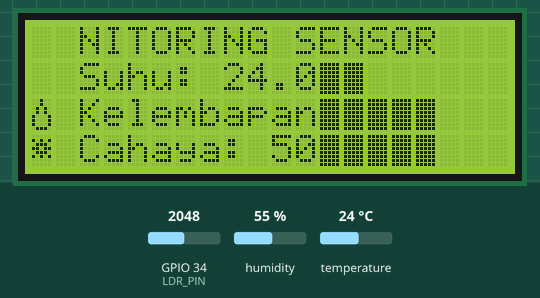
Recording of a sketch running on a simulated ESP32. Shown: 20×4 character LCD. The test bench sets the inputs (shaded band); at power-on: humidity 55 %, GPIO 34 (LDR_PIN) = 2048, temperature 24 °C. What the sketch prints to the serial monitor is not drawn.

Above: at 13.3 s.
13.4 s: humidity set to 22 %
At 15.8 s:
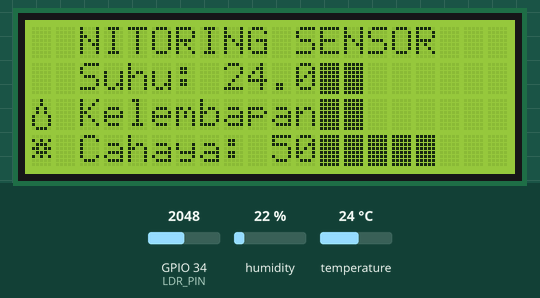
16.7 s: GPIO 34 (LDR_PIN) set to 2866
At 18.3 s:
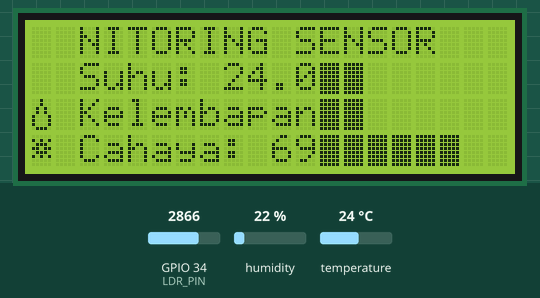
18.7 s: temperature set to 12 °C
At 21.5 s:
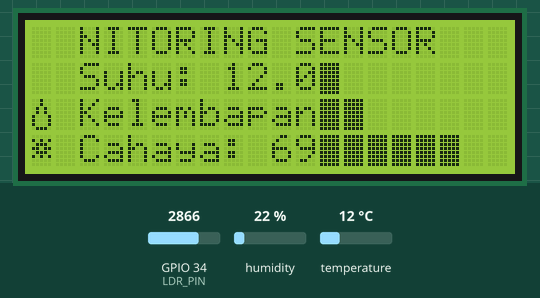
22.7 s: GPIO 34 (LDR_PIN) set to 3603
At 24.1 s:
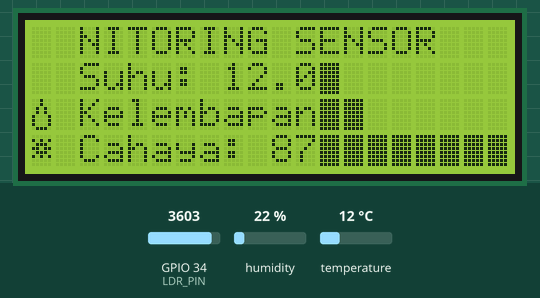
24.7 s: humidity set to 40 %
At 28.4 s:
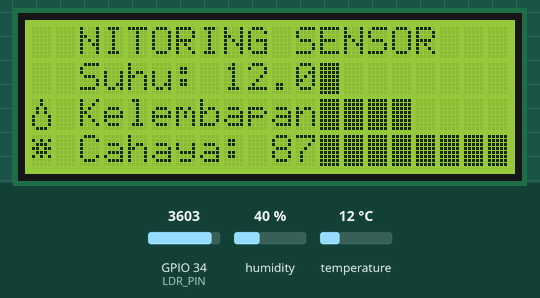
28.7 s: GPIO 34 (LDR_PIN) set to 4095
At 29.9 s:
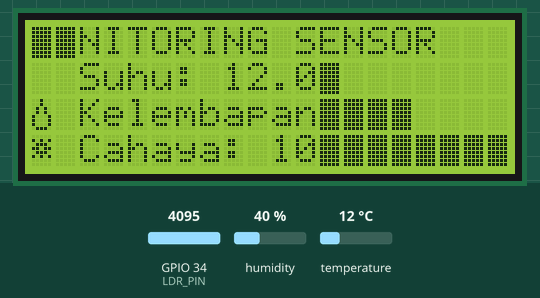
Timing chart, 0 to 31.7 s (numbered marks = the images above; inputs shaded):
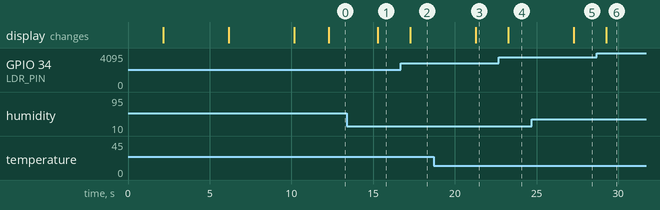

Measured:
- after the input at 13.4 s, the display: changes after 1.9 s (image 1)
- after the input at 16.7 s, the display: changes after 0.57 s (image 2)
- after the input at 18.7 s, the display: changes after 2.6 s (image 3)
- after the input at 22.7 s, the display: changes after 0.57 s (image 4)
- after the input at 24.7 s, the display: changes after 2.6 s (image 5)
- after the input at 28.7 s, the display: changes after 0.57 s (image 6)

The sketch:

sketch.ino
```cpp
#include <Wire.h>
#include <LiquidCrystal_I2C.h>
#include <DHT.h>

// Pin dan konfigurasi dasar
#define DHTPIN 4       // Pin DHT22
#define DHTTYPE DHT22
#define LDR_PIN 34
#define SDA_PIN 21     // SDA pin untuk I2C LCD
#define SCL_PIN 22     // SCL pin untuk I2C LCD

// Definisikan alamat LCD - untuk LCD 20x4
LiquidCrystal_I2C lcd(0x27, 20, 4);

// Inisialisasi DHT
DHT dht(DHTPIN, DHTTYPE);

// Waktu terakhir pembaruan
unsigned long lastUpdate = 0;
const unsigned long updateInterval = 1000;  // Perbarui setiap 1 detik

// Custom characters
byte thermometer[8] = {
  0b00100,
  0b01010,
  0b01010,
  0b01010,
  0b01110,
  0b11111,
  0b11111,
  0b01110
};

byte droplet[8] = {
  0b00100,
  0b00100,
  0b01010,
  0b01010,
  0b10001,
  0b10001,
  0b10001,
  0b01110
};

byte sunlight[8] = {
  0b00000,
  0b10101,
  0b01110,
  0b11011,
  0b01110,
  0b10101,
  0b00000,
  0b00000
};

byte barChar[8] = {
  0b11111,
  0b11111,
  0b11111,
  0b11111,
  0b11111,
  0b11111,
  0b11111,
  0b11111
};

byte degree[8] = {
  0b00110,
  0b01001,
  0b01001,
  0b00110,
  0b00000,
  0b00000,
  0b00000,
  0b00000
};

void setup() {
  Serial.begin(115200);
  Serial.println("Program mulai");

  Wire.begin(SDA_PIN, SCL_PIN);

  lcd.init();
  lcd.backlight();
  lcd.clear();

  lcd.createChar(0, thermometer);
  lcd.createChar(1, droplet);
  lcd.createChar(2, sunlight);
  lcd.createChar(3, barChar);
  lcd.createChar(4, degree);

  displaySplashScreen();
  dht.begin();
}

void loop() {
  // Perbarui sensor setiap interval tertentu tanpa blocking delay
  if (millis() - lastUpdate >= updateInterval) {
    lastUpdate = millis();

    float h = dht.readHumidity();
    float t = dht.readTemperature();
    int light = analogRead(LDR_PIN);
    int lightPercent = map(light, 0, 4095, 0, 100);

    // Validasi pembacaan sensor
    if (isnan(h) || isnan(t)) {
      Serial.println("Error: Gagal membaca dari sensor DHT!");
      return;
    }

    Serial.print("H: ");
    Serial.print(h);
    Serial.print("%, T: ");
    Serial.print(t);
    Serial.print("C, L: ");
    Serial.println(lightPercent);

    lcd.clear();
    lcd.setCursor(0, 0);
    lcd.print("MONITORING SENSOR");

    lcd.setCursor(0, 1);
    lcd.write(0);
    lcd.print(" Suhu: ");
    lcd.print(t, 1);
    lcd.write(4);
    lcd.print("C");
    displayBar(t, 12, 1);

    lcd.setCursor(0, 2);
    lcd.write(1);
    lcd.print(" Kelembapan: ");
    lcd.print(h, 1);
    lcd.print("%");
    displayBar(h, 12, 2);

    lcd.setCursor(0, 3);
    lcd.write(2);
    lcd.print(" Cahaya: ");
    lcd.print(lightPercent);
    lcd.print("%");
    displayBar(lightPercent, 12, 3);
  }
}

void displayBar(float value, int col, int row) {
  int bars = map(value, 0, 100, 0, 10);
  lcd.setCursor(col, row);
  for (int i = 0; i < 10; i++) {
    if (i < bars) {
      lcd.write(3);
    } else {
      lcd.print(" ");
    }
  }
}

void displaySplashScreen() {
  lcd.clear();
  lcd.setCursor(0, 0);
  lcd.print(" SISTEM MONITORING ");
  lcd.setCursor(0, 1);
  lcd.print("    LINGKUNGAN    ");
  lcd.setCursor(0, 3);
  lcd.print("Sugeng Aldi Widodo");
  lcd.setCursor(0, 2);
  lcd.print("  Initializing");
  for (int i = 0; i < 3; i++) {
    delay(2000);
    lcd.print(".");
    delay(2000);
  }
}
```
